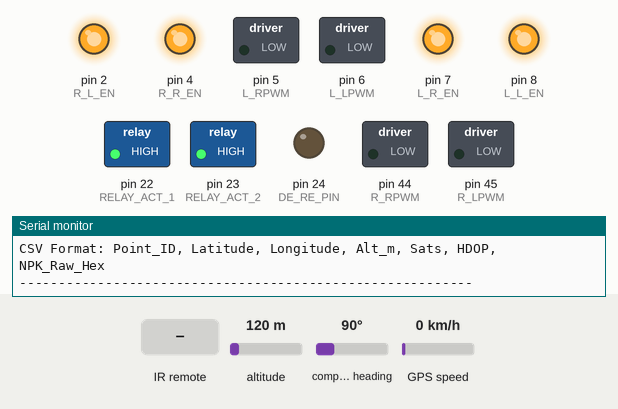
Simulated run of this sketch. Board: Arduino Mega 2560, built with avr-gcc and run on an emulated ATmega2560. Shown: switched loads named in the sketch (green lamp = pin HIGH), output pins drawn as LEDs (lit = HIGH), the last lines printed to the serial monitor. The inputs (shaded band) are chosen by the test bench; at power-on: altitude 120 m, compass heading 90°, GPS speed 0 km/h. The GPS gets a fix after 3 s at 37.7749, -122.4194 with 8 satellites.

Above: at 1.4 s.
1.5 s: infrared code 0xF708FF00 received
At 2.8 s:
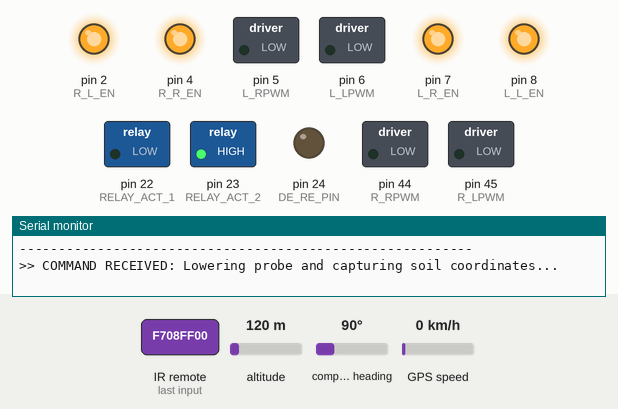
5.6 s: infrared code 0xB946FF00 received
At 6.8 s:
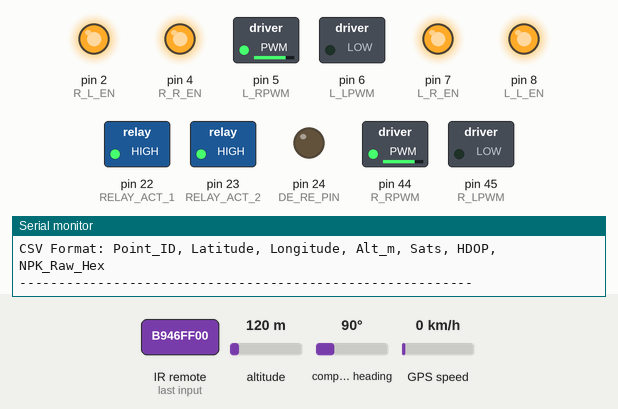
7.1 s: infrared code 0xEA15FF00 received
At 8.0 s:
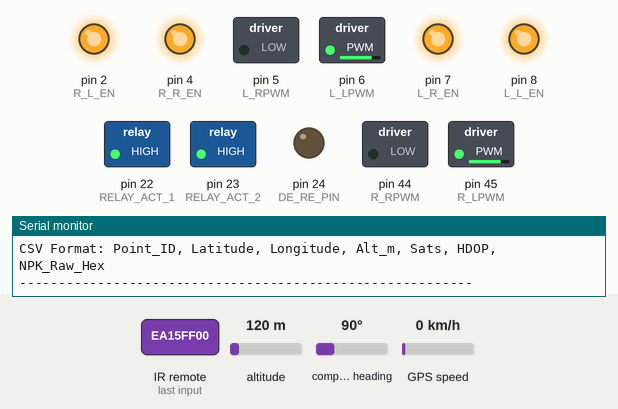
8.6 s: infrared code 0xBB44FF00 received
At 9.2 s:
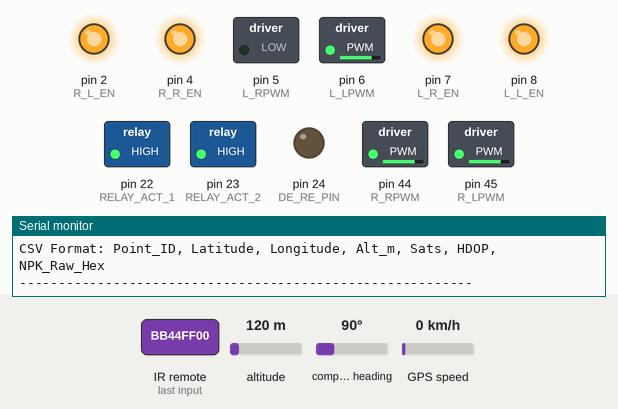
10.1 s: infrared code 0xBC43FF00 received
At 11.5 s:
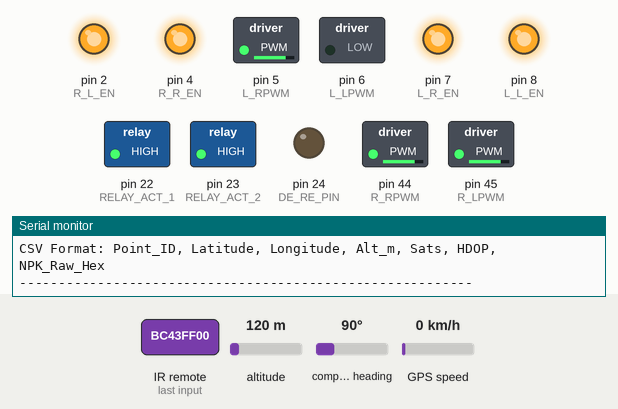
Timing chart, 0 to 12.6 s (numbered marks = the images above; inputs shaded):
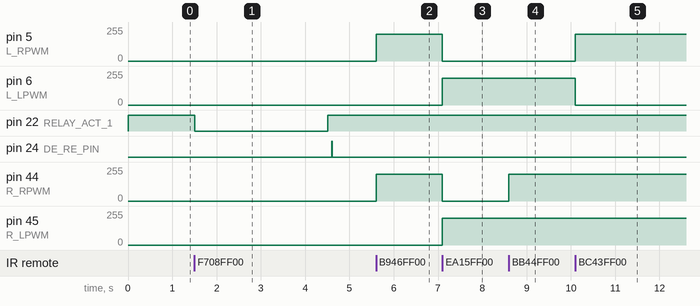

The sketch:

rccode.ino
```cpp
#include <IRremote.hpp>
#include <TinyGPS++.h>

// =========================================================================
// PIN DEFINITIONS & SYSTEM CONFIGURATION (Arduino Mega 2560)
// =========================================================================

// IR Receiver Pin
const int IR_RECEIVE_PIN = 11;

// Left Motor Driver (BTS7960 #1)
const int L_RPWM = 5;
const int L_LPWM = 6;
const int L_R_EN = 7;
const int L_L_EN = 8;

// Right Motor Driver (BTS7960 #2)
// (Moved to Pins 44 & 45 to avoid Timer 2 PWM conflicts with IRremote)
const int R_RPWM = 44;
const int R_LPWM = 45;
const int R_R_EN = 4;
const int R_L_EN = 2;

// Linear Actuator 2-Channel Power Relay Module
const int RELAY_ACT_1 = 22; // Controls Actuator Lead 1
const int RELAY_ACT_2 = 23; // Controls Actuator Lead 2

// MAX485 TTL to RS485 Control Pin
const int DE_RE_PIN = 24;

// Hardware Serial Allocations:
// - Serial  (Pins 0/1):   USB PC Serial Monitor (9600 baud)
// - Serial1 (Pins 18/19): RS485 NPK Soil Sensor (9600 baud)
// - Serial2 (Pins 16/17): NEO-6M GPS Module (9600 baud)

// =========================================================================
// SPEED & TIMING PARAMETERS
// =========================================================================

const int MOTOR_SPEED            = 200;  // Drivetrain PWM Speed (0 to 255)
const unsigned long EXTEND_TIME  = 3000; // Actuator extend duration (ms)
const unsigned long HOLD_TIME    = 5000; // Time probe stays in soil (ms)
const unsigned long RETRACT_TIME = 3000; // Actuator retract duration (ms)

// =========================================================================
// IR REMOTE HEX COMMANDS
// =========================================================================

const unsigned long IR_FORWARD  = 0xB946FF00;
const unsigned long IR_BACKWARD = 0xEA15FF00;
const unsigned long IR_LEFT     = 0xBB44FF00;
const unsigned long IR_RIGHT    = 0xBC43FF00;
const unsigned long IR_STOP     = 0xBF40FF00;
const unsigned long IR_ACTUATE  = 0xF708FF00; // Triggers Actuator + GPS + NPK

// =========================================================================
// SENSOR PROTOCOL & STATE VARIABLES
// =========================================================================

// Modbus RTU Command to Read Holding Registers (NPK Sensor)
const byte sensorRequest[] = {0x01, 0x03, 0x00, 0x00, 0x00, 0x02, 0xC4, 0x0B};

TinyGPSPlus gps;
int pointCount = 0; // Incremental ID for logged soil points

enum ActuatorState { ACT_IDLE, ACT_EXTENDING, ACT_HOLDING, ACT_RETRACTING };
ActuatorState actState = ACT_IDLE;
unsigned long actTimer = 0;
bool samplingCompleted = false;

// Function Declarations
void motorForward();
void motorBackward();
void motorLeft();
void motorRight();
void motorStop();
void startActuatorExtend();
void updateActuatorSequence();
void stopActuatorRelay();
void captureSoilAndGPSData();
void readNPKSensor();
void printHexArray(const byte* array, size_t length);

// =========================================================================
// INITIAL SETUP
// =========================================================================

void setup() {
  Serial.begin(9600);    // PC Serial Monitor Output
  Serial1.begin(9600);   // NPK Sensor (MAX485 on Pins 18/19)
  Serial2.begin(9600);   // GPS Module (Pins 16/17)

  IrReceiver.begin(IR_RECEIVE_PIN, ENABLE_LED_FEEDBACK);

  // Motor Driver Pin Modes
  pinMode(L_RPWM, OUTPUT); pinMode(L_LPWM, OUTPUT);
  pinMode(L_R_EN, OUTPUT); pinMode(L_L_EN, OUTPUT);
  pinMode(R_RPWM, OUTPUT); pinMode(R_LPWM, OUTPUT);
  pinMode(R_R_EN, OUTPUT); pinMode(R_L_EN, OUTPUT);

  // Enable BTS7960 Drivers
  digitalWrite(L_R_EN, HIGH); digitalWrite(L_L_EN, HIGH);
  digitalWrite(R_R_EN, HIGH); digitalWrite(R_L_EN, HIGH);

  // Relay Pin Modes
  pinMode(RELAY_ACT_1, OUTPUT);
  pinMode(RELAY_ACT_2, OUTPUT);

  // MAX485 Control Pin Mode
  pinMode(DE_RE_PIN, OUTPUT);
  digitalWrite(DE_RE_PIN, LOW); // Receiver Mode by default

  motorStop();
  stopActuatorRelay();

  Serial.println(F("=========================================================="));
  Serial.println(F("    SMART NPK SOIL MAPPING ROBOT SYSTEM INITIALIZED       "));
  Serial.println(F("=========================================================="));
  Serial.println(F("CSV Format: Point_ID, Latitude, Longitude, Alt_m, Sats, HDOP, NPK_Raw_Hex"));
  Serial.println(F("----------------------------------------------------------"));
}

// =========================================================================
// MAIN CONTROL LOOP
// =========================================================================

void loop() {
  // 1. Constantly feed raw GPS stream to TinyGPS++ parser
  while (Serial2.available() > 0) {
    gps.encode(Serial2.read());
  }

  // 2. Decode and execute incoming IR Remote commands
  if (IrReceiver.decode()) {
    unsigned long receivedCode = IrReceiver.decodedIRData.decodedRawData;

    if (receivedCode != 0 && !(IrReceiver.decodedIRData.flags & IRDATA_FLAGS_IS_REPEAT)) {
      if (receivedCode == IR_FORWARD)       { motorForward(); }
      else if (receivedCode == IR_BACKWARD) { motorBackward(); }
      else if (receivedCode == IR_LEFT)     { motorLeft(); }
      else if (receivedCode == IR_RIGHT)    { motorRight(); }
      else if (receivedCode == IR_STOP)     { motorStop(); stopActuatorRelay(); actState = ACT_IDLE; }
      else if (receivedCode == IR_ACTUATE && actState == ACT_IDLE) {
        motorStop(); // Lock wheels during sampling
        Serial.println(F("\n>> COMMAND RECEIVED: Lowering probe and capturing soil coordinates..."));
        startActuatorExtend();
      }
    }

    IrReceiver.resume();
  }

  // 3. Process non-blocking state machine for linear actuator and soil test
  updateActuatorSequence();
}

// =========================================================================
// ACTUATOR AUTOMATION & STATE MACHINE
// =========================================================================

void startActuatorExtend() {
  actState = ACT_EXTENDING;
  actTimer = millis();
  samplingCompleted = false;

  // Extend Actuator (Active-LOW Relays)
  digitalWrite(RELAY_ACT_1, LOW);  // Lead 1 -> +12V
  digitalWrite(RELAY_ACT_2, HIGH); // Lead 2 -> GND
}

void updateActuatorSequence() {
  switch (actState) {

    case ACT_EXTENDING:
      if (millis() - actTimer >= EXTEND_TIME) {
        Serial.println(F(">> Probe inserted into soil. Reading NPK & GPS mapping data..."));
        stopActuatorRelay();
        actState = ACT_HOLDING;
        actTimer = millis();
      }
      break;

    case ACT_HOLDING:
      // Perform single synchronized GPS + NPK capture during soil insertion
      if (!samplingCompleted) {
        captureSoilAndGPSData();
        samplingCompleted = true;
      }

      // Hold probe extended in soil for 5 seconds total
      if (millis() - actTimer >= HOLD_TIME) {
        Serial.println(F(">> Sampling complete. Retracting probe..."));
        actState = ACT_RETRACTING;
        actTimer = millis();

        // Retract Actuator (Active-LOW Relays)
        digitalWrite(RELAY_ACT_1, HIGH); // Lead 1 -> GND
        digitalWrite(RELAY_ACT_2, LOW);  // Lead 2 -> +12V
      }
      break;

    case ACT_RETRACTING:
      if (millis() - actTimer >= RETRACT_TIME) {
        Serial.println(F(">> Probe fully retracted. Robot ready to navigate."));
        Serial.println(F("----------------------------------------------------------\n"));
        stopActuatorRelay();
        actState = ACT_IDLE;
      }
      break;

    case ACT_IDLE:
    default:
      break;
  }
}

void stopActuatorRelay() {
  // Active-LOW Relays turn OFF when driven HIGH
  digitalWrite(RELAY_ACT_1, HIGH);
  digitalWrite(RELAY_ACT_2, HIGH);
}

// =========================================================================
// DATA LOGGING & SENSOR ROUTINES
// =========================================================================

void captureSoilAndGPSData() {
  pointCount++;

  Serial.println(F("\n--- [ DATA LOG MAP ROW ] ---"));
  Serial.print(F("CSV_LOG: "));
  Serial.print(pointCount);
  Serial.print(F(","));

  // 1. Capture and Print GPS Coordinates
  if (gps.location.isValid()) {
    Serial.print(gps.location.lat(), 6);
    Serial.print(F(","));
    Serial.print(gps.location.lng(), 6);
    Serial.print(F(","));
    Serial.print(gps.altitude.meters(), 2);
    Serial.print(F(","));
    Serial.print(gps.satellites.value());
    Serial.print(F(","));

    if (gps.hdop.isValid()) {
      Serial.print(gps.hdop.hdop(), 2);
    } else {
      Serial.print(F("N/A"));
    }
  } else {
    Serial.print(F("NO_GPS_FIX,NO_GPS_FIX,0.0,0,N/A"));
  }

  Serial.print(F(",NPK_DATA: "));

  // 2. Query and Print RS485 NPK Sensor Response
  readNPKSensor();
}

void readNPKSensor() {
  // 1. Switch MAX485 to TRANSMIT Mode
  digitalWrite(DE_RE_PIN, HIGH);
  delay(10);

  // 2. Transmit Modbus Command Frame
  Serial1.write(sensorRequest, sizeof(sensorRequest));
  Serial1.flush();

  // 3. Switch MAX485 back to RECEIVE Mode
  digitalWrite(DE_RE_PIN, LOW);

  // 4. Read Response Frame with 1-Second Timeout
  unsigned long startTime = millis();
  bool responseReceived = false;

  while (millis() - startTime < 1000) {
    if (Serial1.available()) {
      byte incomingByte = Serial1.read();
      if (incomingByte < 0x10) Serial.print("0");
      Serial.print(incomingByte, HEX);
      Serial.print(" ");
      responseReceived = true;
    }
  }

  if (!responseReceived) {
    Serial.println(F("[ERROR_TIMEOUT]"));
  } else {
    Serial.println();
  }
}

// =========================================================================
// DRIVETRAIN MOTOR CONTROL ROUTINES (BTS7960)
// =========================================================================

void motorForward() {
  analogWrite(L_LPWM, 0); analogWrite(R_LPWM, 0);
  analogWrite(L_RPWM, MOTOR_SPEED); analogWrite(R_RPWM, MOTOR_SPEED);
}

void motorBackward() {
  analogWrite(L_RPWM, 0); analogWrite(R_RPWM, 0);
  analogWrite(L_LPWM, MOTOR_SPEED); analogWrite(R_LPWM, MOTOR_SPEED);
}

void motorLeft() {
  analogWrite(L_RPWM, 0); analogWrite(R_RPWM, 0);
  analogWrite(L_LPWM, MOTOR_SPEED); analogWrite(R_RPWM, MOTOR_SPEED);
}

void motorRight() {
  analogWrite(L_RPWM, 0); analogWrite(L_LPWM, 0);
  analogWrite(L_RPWM, MOTOR_SPEED); analogWrite(R_LPWM, MOTOR_SPEED);
}

void motorStop() {
  analogWrite(L_RPWM, 0); analogWrite(L_LPWM, 0);
  analogWrite(R_RPWM, 0); analogWrite(R_LPWM, 0);
}
```

Measured:
- after the input at 1.5 s, pin 22 (RELAY_ACT_1): HIGH → LOW at once, → HIGH 3.0 s later; pin 24 (DE_RE_PIN): LOW → HIGH after 3.1 s, → LOW 0.02 s later
- after the input at 5.6 s, pin 5 (L_RPWM), pin 44 (R_RPWM): 0/255 → 200/255 at once
- after the input at 7.1 s, pin 5 (L_RPWM), pin 44 (R_RPWM): 200/255 → 0/255 at once; pin 6 (L_LPWM), pin 45 (R_LPWM): 0/255 → 200/255 at once
- after the input at 8.6 s, pin 44 (R_RPWM): 0/255 → 200/255 at once
- after the input at 10.1 s, pin 5 (L_RPWM): 0/255 → 200/255 at once; pin 6 (L_LPWM): 200/255 → 0/255 at once
